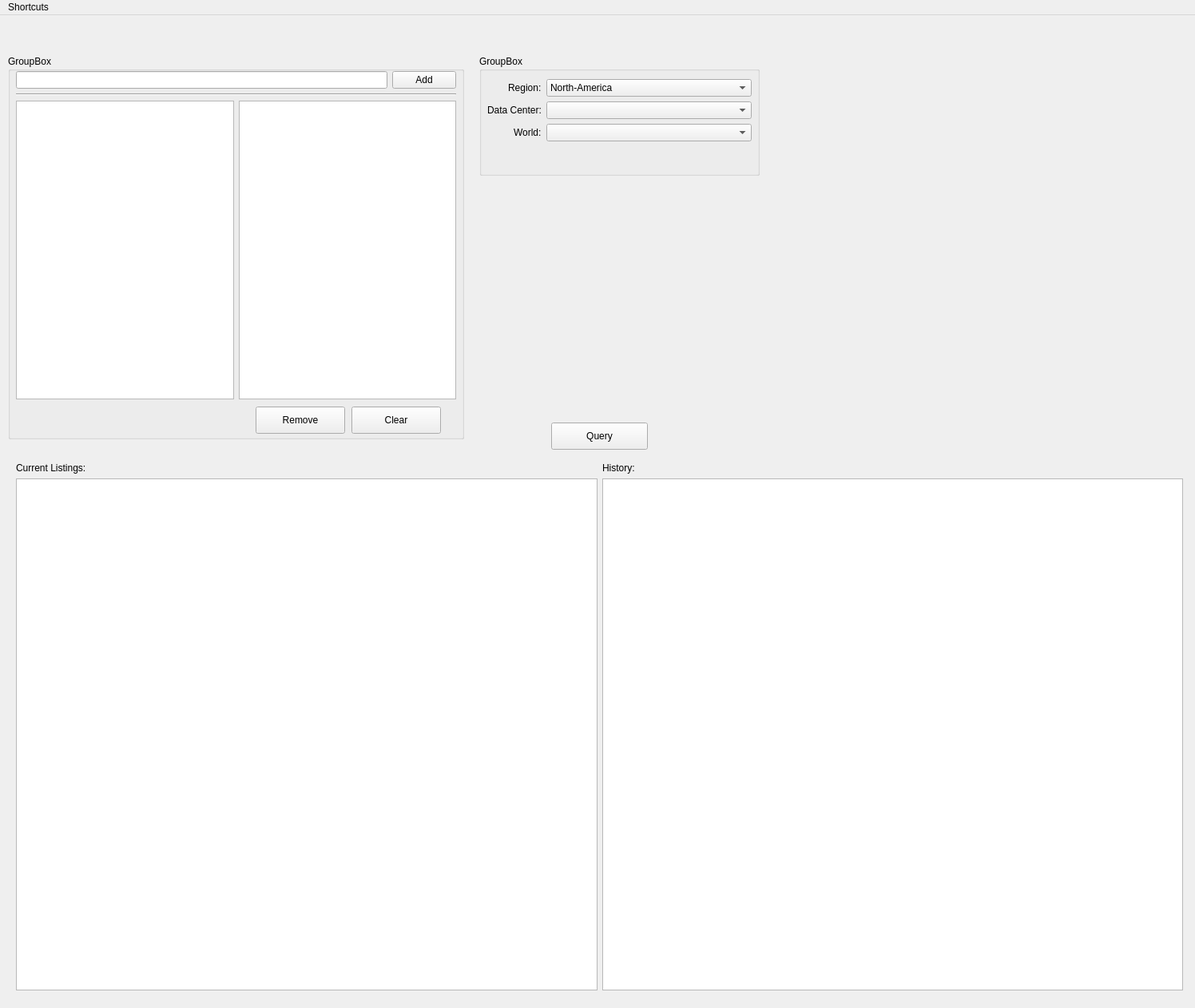
<?xml version="1.0" encoding="UTF-8"?>
<ui version="4.0">
 <class>MainWindow</class>
 <widget class="QMainWindow" name="MainWindow">
  <property name="geometry">
   <rect>
    <x>0</x>
    <y>0</y>
    <width>1496</width>
    <height>1262</height>
   </rect>
  </property>
  <property name="windowTitle">
   <string>MainWindow</string>
  </property>
  <widget class="QWidget" name="centralwidget">
   <widget class="QGroupBox" name="groupBox">
    <property name="geometry">
     <rect>
      <x>600</x>
      <y>50</y>
      <width>351</width>
      <height>151</height>
     </rect>
    </property>
    <property name="title">
     <string>GroupBox</string>
    </property>
    <widget class="QWidget" name="formLayoutWidget">
     <property name="geometry">
      <rect>
       <x>10</x>
       <y>30</y>
       <width>331</width>
       <height>111</height>
      </rect>
     </property>
     <layout class="QFormLayout" name="formLayout">
      <property name="labelAlignment">
       <set>Qt::AlignRight|Qt::AlignTrailing|Qt::AlignVCenter</set>
      </property>
      <item row="0" column="1">
       <widget class="QComboBox" name="regionComboBox">
        <property name="toolTip">
         <string notr="true"/>
        </property>
        <property name="statusTip">
         <string notr="true"/>
        </property>
        <property name="whatsThis">
         <string notr="true"/>
        </property>
        <property name="accessibleName">
         <string notr="true"/>
        </property>
        <property name="accessibleDescription">
         <string notr="true"/>
        </property>
        <property name="currentText">
         <string notr="true">North-America</string>
        </property>
        <item>
         <property name="text">
          <string notr="true">North-America</string>
         </property>
        </item>
        <item>
         <property name="text">
          <string notr="true">Japan</string>
         </property>
        </item>
        <item>
         <property name="text">
          <string notr="true">Europe</string>
         </property>
        </item>
        <item>
         <property name="text">
          <string notr="true">Oceania</string>
         </property>
        </item>
        <item>
         <property name="text">
          <string notr="true">China</string>
         </property>
        </item>
        <item>
         <property name="text">
          <string notr="true">中国</string>
         </property>
        </item>
       </widget>
      </item>
      <item row="0" column="0">
       <widget class="QLabel" name="regionLabel">
        <property name="text">
         <string>Region:</string>
        </property>
       </widget>
      </item>
      <item row="1" column="0">
       <widget class="QLabel" name="dcLabel">
        <property name="text">
         <string>Data Center:</string>
        </property>
       </widget>
      </item>
      <item row="2" column="0">
       <widget class="QLabel" name="worldLabel">
        <property name="text">
         <string>World:</string>
        </property>
       </widget>
      </item>
      <item row="1" column="1">
       <widget class="QComboBox" name="dcComboBox">
        <property name="toolTip">
         <string notr="true"/>
        </property>
        <property name="statusTip">
         <string notr="true"/>
        </property>
        <property name="whatsThis">
         <string notr="true"/>
        </property>
        <property name="accessibleName">
         <string notr="true"/>
        </property>
        <property name="accessibleDescription">
         <string notr="true"/>
        </property>
        <property name="currentText">
         <string notr="true"/>
        </property>
       </widget>
      </item>
      <item row="2" column="1">
       <widget class="QComboBox" name="worldComboBox">
        <property name="toolTip">
         <string notr="true"/>
        </property>
        <property name="statusTip">
         <string notr="true"/>
        </property>
        <property name="whatsThis">
         <string notr="true"/>
        </property>
        <property name="accessibleName">
         <string notr="true"/>
        </property>
        <property name="accessibleDescription">
         <string notr="true"/>
        </property>
        <property name="currentText">
         <string notr="true"/>
        </property>
       </widget>
      </item>
     </layout>
    </widget>
   </widget>
   <widget class="QGroupBox" name="groupBox_2">
    <property name="geometry">
     <rect>
      <x>10</x>
      <y>50</y>
      <width>571</width>
      <height>481</height>
     </rect>
    </property>
    <property name="title">
     <string>GroupBox</string>
    </property>
    <widget class="QWidget" name="verticalLayoutWidget">
     <property name="geometry">
      <rect>
       <x>10</x>
       <y>20</y>
       <width>551</width>
       <height>411</height>
      </rect>
     </property>
     <layout class="QVBoxLayout" name="verticalLayout">
      <item>
       <layout class="QHBoxLayout" name="horizontalLayout">
        <item>
         <widget class="QLineEdit" name="itemIdAdd">
          <property name="inputMethodHints">
           <set>Qt::ImhDigitsOnly</set>
          </property>
         </widget>
        </item>
        <item>
         <widget class="QPushButton" name="addButton">
          <property name="text">
           <string>Add</string>
          </property>
          <property name="shortcut">
           <string>Enter</string>
          </property>
         </widget>
        </item>
       </layout>
      </item>
      <item>
       <widget class="Line" name="line">
        <property name="orientation">
         <enum>Qt::Horizontal</enum>
        </property>
       </widget>
      </item>
      <item>
       <layout class="QHBoxLayout" name="horizontalLayout_2">
        <item>
         <widget class="QListWidget" name="idList">
          <property name="alternatingRowColors">
           <bool>true</bool>
          </property>
         </widget>
        </item>
        <item>
         <widget class="QListWidget" name="nameList">
          <property name="alternatingRowColors">
           <bool>true</bool>
          </property>
         </widget>
        </item>
       </layout>
      </item>
     </layout>
    </widget>
    <widget class="QPushButton" name="clearButton">
     <property name="geometry">
      <rect>
       <x>430</x>
       <y>440</y>
       <width>112</width>
       <height>34</height>
      </rect>
     </property>
     <property name="text">
      <string>Clear</string>
     </property>
    </widget>
    <widget class="QPushButton" name="removeButton">
     <property name="geometry">
      <rect>
       <x>310</x>
       <y>440</y>
       <width>112</width>
       <height>34</height>
      </rect>
     </property>
     <property name="text">
      <string>Remove</string>
     </property>
    </widget>
   </widget>
   <widget class="QPushButton" name="queryButton">
    <property name="geometry">
     <rect>
      <x>690</x>
      <y>510</y>
      <width>121</width>
      <height>34</height>
     </rect>
    </property>
    <property name="text">
     <string>Query</string>
    </property>
   </widget>
   <widget class="QWidget" name="gridLayoutWidget">
    <property name="geometry">
     <rect>
      <x>20</x>
      <y>560</y>
      <width>1461</width>
      <height>661</height>
     </rect>
    </property>
    <layout class="QGridLayout" name="gridLayout">
     <item row="1" column="0">
      <widget class="QTableView" name="currentTableView"/>
     </item>
     <item row="0" column="0">
      <widget class="QLabel" name="currentLabel">
       <property name="text">
        <string>Current Listings:</string>
       </property>
      </widget>
     </item>
     <item row="1" column="1">
      <widget class="QTableView" name="historyTableView"/>
     </item>
     <item row="0" column="1">
      <widget class="QLabel" name="historyLabel">
       <property name="text">
        <string>History:</string>
       </property>
      </widget>
     </item>
    </layout>
   </widget>
  </widget>
  <widget class="QMenuBar" name="menubar">
   <property name="geometry">
    <rect>
     <x>0</x>
     <y>0</y>
     <width>1496</width>
     <height>31</height>
    </rect>
   </property>
   <widget class="QMenu" name="menuShortcuts">
    <property name="title">
     <string>Shortcuts</string>
    </property>
    <addaction name="actionAdd"/>
   </widget>
   <addaction name="menuShortcuts"/>
  </widget>
  <action name="actionAdd">
   <property name="checkable">
    <bool>false</bool>
   </property>
   <property name="checked">
    <bool>false</bool>
   </property>
   <property name="text">
    <string>Add</string>
   </property>
   <property name="shortcut">
    <string>Return</string>
   </property>
  </action>
 </widget>
 <tabstops>
  <tabstop>itemIdAdd</tabstop>
  <tabstop>addButton</tabstop>
  <tabstop>clearButton</tabstop>
  <tabstop>nameList</tabstop>
  <tabstop>idList</tabstop>
 </tabstops>
 <resources/>
 <connections>
  <connection>
   <sender>clearButton</sender>
   <signal>clicked()</signal>
   <receiver>nameList</receiver>
   <slot>clear()</slot>
   <hints>
    <hint type="sourcelabel">
     <x>477</x>
     <y>578</y>
    </hint>
    <hint type="destinationlabel">
     <x>406</x>
     <y>423</y>
    </hint>
   </hints>
  </connection>
  <connection>
   <sender>clearButton</sender>
   <signal>clicked()</signal>
   <receiver>idList</receiver>
   <slot>clear()</slot>
   <hints>
    <hint type="sourcelabel">
     <x>502</x>
     <y>576</y>
    </hint>
    <hint type="destinationlabel">
     <x>193</x>
     <y>462</y>
    </hint>
   </hints>
  </connection>
 </connections>
</ui>
